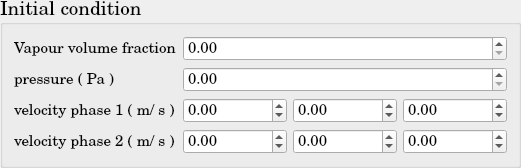
           <widget class="QGroupBox" name="Iso2F_InitialCondition">
            <property name="font">
             <font>
              <family>Century Schoolbook L</family>
              <pointsize>14</pointsize>
              <weight>50</weight>
              <bold>false</bold>
             </font>
            </property>
            <property name="title">
             <string>Initial condition</string>
            </property>
            <layout class="QGridLayout" name="gridLayout_24">
             <item row="0" column="0">
              <layout class="QHBoxLayout" name="Iso2F_InitialConditionLayout">
               <item>
                <layout class="QVBoxLayout" name="Iso2F_FEqs_InitialConditionLayoutV">
                 <item>
                  <widget class="QLabel" name="Iso2F_Alpha">
                   <property name="font">
                    <font>
                     <pointsize>11</pointsize>
                    </font>
                   </property>
                   <property name="text">
                    <string>Vapour volume fraction</string>
                   </property>
                  </widget>
                 </item>
                 <item>
                  <widget class="QLabel" name="Iso2F_pressure">
                   <property name="font">
                    <font>
                     <pointsize>11</pointsize>
                    </font>
                   </property>
                   <property name="text">
                    <string>pressure ( Pa )</string>
                   </property>
                  </widget>
                 </item>
                 <item>
                  <widget class="QLabel" name="Iso2F_velocity1">
                   <property name="font">
                    <font>
                     <pointsize>11</pointsize>
                    </font>
                   </property>
                   <property name="text">
                    <string>velocity phase 1 ( m/ s )</string>
                   </property>
                  </widget>
                 </item>
                 <item>
                  <widget class="QLabel" name="Iso2F_velocity2">
                   <property name="font">
                    <font>
                     <pointsize>11</pointsize>
                    </font>
                   </property>
                   <property name="text">
                    <string>velocity phase 2 ( m/ s )</string>
                   </property>
                  </widget>
                 </item>
                </layout>
               </item>
               <item>
                <layout class="QVBoxLayout" name="Iso2F_InitialConditionLayoutV">
                 <item>
                  <widget class="QDoubleSpinBox" name="Iso2F_Alpha_doubleSpinBox">
                   <property name="font">
                    <font>
                     <pointsize>11</pointsize>
                    </font>
                   </property>
                   <property name="maximum">
                    <double>1.000000000000000</double>
                   </property>
                  </widget>
                 </item>
                 <item>
                  <widget class="QDoubleSpinBox" name="Iso2F_pressure_doubleSpinBox">
                   <property name="font">
                    <font>
                     <pointsize>11</pointsize>
                    </font>
                   </property>
                   <property name="maximum">
                    <double>1000000000.000000000000000</double>
                   </property>
                  </widget>
                 </item>
                 <item>
                  <layout class="QHBoxLayout" name="Iso2F_VelocityP1">
                   <item>
                    <widget class="QDoubleSpinBox" name="Iso2F_VelocityP1_1d_doubleSpinBox">
                     <property name="font">
                      <font>
                       <pointsize>11</pointsize>
                      </font>
                     </property>
                     <property name="minimum">
                      <double>-1000000000.000000000000000</double>
                     </property>
                     <property name="maximum">
                      <double>1000000000.000000000000000</double>
                     </property>
                    </widget>
                   </item>
                   <item>
                    <widget class="QDoubleSpinBox" name="Iso2F_VelocityP1_2d_doubleSpinBox">
                     <property name="font">
                      <font>
                       <pointsize>11</pointsize>
                      </font>
                     </property>
                     <property name="minimum">
                      <double>-1000000000.000000000000000</double>
                     </property>
                     <property name="maximum">
                      <double>1000000000.000000000000000</double>
                     </property>
                    </widget>
                   </item>
                   <item>
                    <widget class="QDoubleSpinBox" name="Iso2F_VelocityP1_3d_doubleSpinBox">
                     <property name="font">
                      <font>
                       <pointsize>11</pointsize>
                      </font>
                     </property>
                     <property name="minimum">
                      <double>-1000000000.000000000000000</double>
                     </property>
                     <property name="maximum">
                      <double>1000000000.000000000000000</double>
                     </property>
                    </widget>
                   </item>
                  </layout>
                 </item>
                 <item>
                  <layout class="QHBoxLayout" name="Iso2F_VelocityP2">
                   <item>
                    <widget class="QDoubleSpinBox" name="Iso2F_VelocityP2_1d_doubleSpinBox">
                     <property name="font">
                      <font>
                       <pointsize>11</pointsize>
                      </font>
                     </property>
                     <property name="minimum">
                      <double>-1000000000.000000000000000</double>
                     </property>
                     <property name="maximum">
                      <double>1000000000.000000000000000</double>
                     </property>
                    </widget>
                   </item>
                   <item>
                    <widget class="QDoubleSpinBox" name="Iso2F_VelocityP2_2d_doubleSpinBox">
                     <property name="font">
                      <font>
                       <pointsize>11</pointsize>
                      </font>
                     </property>
                     <property name="minimum">
                      <double>-1000000000.000000000000000</double>
                     </property>
                     <property name="maximum">
                      <double>1000000000.000000000000000</double>
                     </property>
                    </widget>
                   </item>
                   <item>
                    <widget class="QDoubleSpinBox" name="Iso2F_VelocityP2_3d_doubleSpinBox">
                     <property name="font">
                      <font>
                       <pointsize>11</pointsize>
                      </font>
                     </property>
                     <property name="minimum">
                      <double>-1000000000.000000000000000</double>
                     </property>
                     <property name="maximum">
                      <double>1000000000.000000000000000</double>
                     </property>
                    </widget>
                   </item>
                  </layout>
                 </item>
                </layout>
               </item>
              </layout>
             </item>
            </layout>
           </widget>
